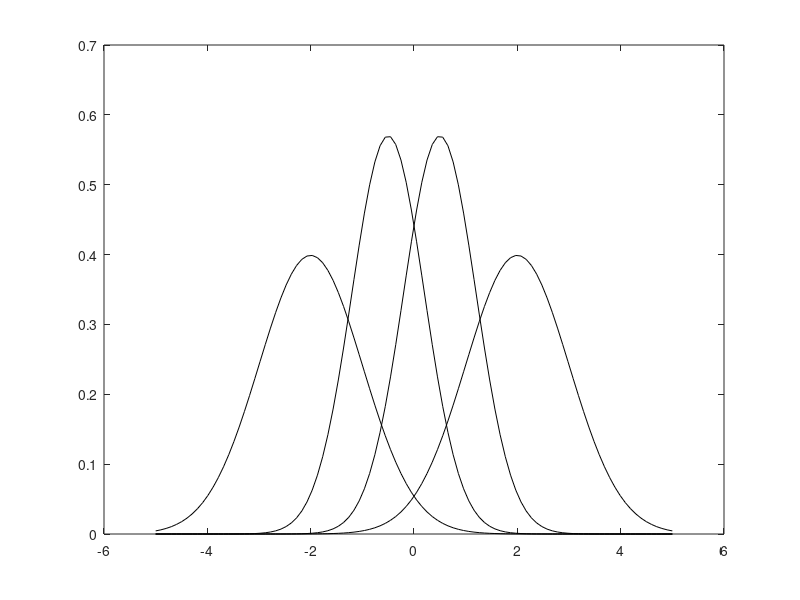

Recreate this plot in MATLAB. (Note: this script raises an error after producing the figure.)
% didacticfigure_mirrorvariancezROClength
% plots a didactic figure of the three qualitative trends that arise from
% two-condition word recognitio memory studies


% plotting actual distributions
xx = linspace(-5,5,100);
strongM = 2;
strongSD = 1;
weakSD = 0.7;
weakM = 0.5;

SO = normpdf(xx,strongM,strongSD);
WO = normpdf(xx,weakM,weakSD);
WN = normpdf(xx,-weakM,weakSD);
SN = normpdf(xx,-strongM,strongSD);

plot(xx,[SO' WO' WN' SN'],'Color','k')
defaultplot


% plotting zROC length effect
criteria = linspace(-3,3,6);
zFA_SN = norminv(1-normcdf(criteria,-strongM,strongSD));
zFA_WN = norminv(1-normcdf(criteria,-weakM,weakSD));
zH_WO = norminv(1-normcdf(criteria,weakM,weakSD));
zH_SO = norminv(1-normcdf(criteria,strongM,strongSD));

figure;
plot(zFA_SN,zH_SO,'k-'); hold on;
plot(zFA_WN,zH_WO,'Color',0.3*ones(1,3))
axis equal
axis([-6 6 -6 6])
defaultplot
